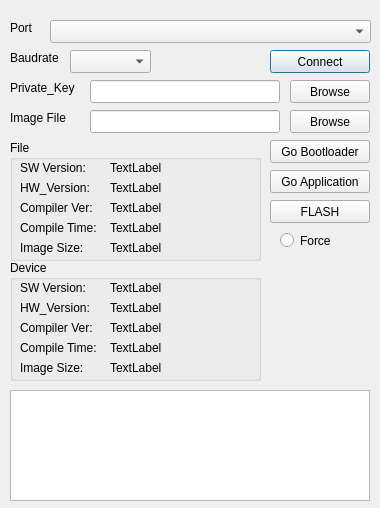
<?xml version="1.0" encoding="UTF-8"?>
<ui version="4.0">
 <class>Dialog</class>
 <widget class="QDialog" name="Dialog">
  <property name="enabled">
   <bool>true</bool>
  </property>
  <property name="geometry">
   <rect>
    <x>0</x>
    <y>0</y>
    <width>380</width>
    <height>508</height>
   </rect>
  </property>
  <property name="windowTitle">
   <string>AVR Sequre Flasher</string>
  </property>
  <property name="windowIcon">
   <iconset>
    <normaloff>avr.png</normaloff>avr.png</iconset>
  </property>
  <widget class="QComboBox" name="cb_port">
   <property name="geometry">
    <rect>
     <x>50</x>
     <y>20</y>
     <width>321</width>
     <height>23</height>
    </rect>
   </property>
  </widget>
  <widget class="QLabel" name="label">
   <property name="geometry">
    <rect>
     <x>10</x>
     <y>20</y>
     <width>30</width>
     <height>16</height>
    </rect>
   </property>
   <property name="text">
    <string>Port</string>
   </property>
  </widget>
  <widget class="QPushButton" name="btn_connect">
   <property name="geometry">
    <rect>
     <x>270</x>
     <y>50</y>
     <width>100</width>
     <height>23</height>
    </rect>
   </property>
   <property name="text">
    <string>Connect</string>
   </property>
  </widget>
  <widget class="QLabel" name="label_2">
   <property name="geometry">
    <rect>
     <x>10</x>
     <y>80</y>
     <width>80</width>
     <height>16</height>
    </rect>
   </property>
   <property name="text">
    <string>Private_Key</string>
   </property>
  </widget>
  <widget class="QLabel" name="label_3">
   <property name="geometry">
    <rect>
     <x>10</x>
     <y>110</y>
     <width>71</width>
     <height>16</height>
    </rect>
   </property>
   <property name="text">
    <string>Image File</string>
   </property>
  </widget>
  <widget class="QPushButton" name="btn_bootloader">
   <property name="geometry">
    <rect>
     <x>270</x>
     <y>140</y>
     <width>100</width>
     <height>23</height>
    </rect>
   </property>
   <property name="text">
    <string>Go Bootloader</string>
   </property>
  </widget>
  <widget class="QPushButton" name="btn_app">
   <property name="geometry">
    <rect>
     <x>270</x>
     <y>170</y>
     <width>100</width>
     <height>23</height>
    </rect>
   </property>
   <property name="text">
    <string>Go Application</string>
   </property>
  </widget>
  <widget class="QPushButton" name="btn_flash">
   <property name="geometry">
    <rect>
     <x>270</x>
     <y>200</y>
     <width>100</width>
     <height>23</height>
    </rect>
   </property>
   <property name="text">
    <string>FLASH</string>
   </property>
  </widget>
  <widget class="QRadioButton" name="radioButton">
   <property name="geometry">
    <rect>
     <x>280</x>
     <y>230</y>
     <width>99</width>
     <height>21</height>
    </rect>
   </property>
   <property name="text">
    <string>Force</string>
   </property>
  </widget>
  <widget class="QComboBox" name="cb_baudrate">
   <property name="geometry">
    <rect>
     <x>70</x>
     <y>50</y>
     <width>81</width>
     <height>23</height>
    </rect>
   </property>
  </widget>
  <widget class="QLabel" name="label_4">
   <property name="geometry">
    <rect>
     <x>10</x>
     <y>50</y>
     <width>61</width>
     <height>16</height>
    </rect>
   </property>
   <property name="frameShape">
    <enum>QFrame::NoFrame</enum>
   </property>
   <property name="text">
    <string>Baudrate</string>
   </property>
  </widget>
  <widget class="QGroupBox" name="gb_device">
   <property name="geometry">
    <rect>
     <x>10</x>
     <y>260</y>
     <width>251</width>
     <height>121</height>
    </rect>
   </property>
   <property name="title">
    <string>Device</string>
   </property>
   <widget class="QLabel" name="label_5">
    <property name="geometry">
     <rect>
      <x>10</x>
      <y>20</y>
      <width>91</width>
      <height>16</height>
     </rect>
    </property>
    <property name="text">
     <string>SW Version:</string>
    </property>
   </widget>
   <widget class="QLabel" name="label_6">
    <property name="geometry">
     <rect>
      <x>10</x>
      <y>40</y>
      <width>91</width>
      <height>16</height>
     </rect>
    </property>
    <property name="text">
     <string>HW_Version:</string>
    </property>
   </widget>
   <widget class="QLabel" name="label_7">
    <property name="geometry">
     <rect>
      <x>10</x>
      <y>60</y>
      <width>91</width>
      <height>16</height>
     </rect>
    </property>
    <property name="text">
     <string>Compiler Ver:</string>
    </property>
   </widget>
   <widget class="QLabel" name="label_8">
    <property name="geometry">
     <rect>
      <x>10</x>
      <y>80</y>
      <width>91</width>
      <height>16</height>
     </rect>
    </property>
    <property name="text">
     <string>Compile Time:</string>
    </property>
   </widget>
   <widget class="QLabel" name="lb_dev_sw">
    <property name="geometry">
     <rect>
      <x>100</x>
      <y>20</y>
      <width>100</width>
      <height>15</height>
     </rect>
    </property>
    <property name="text">
     <string>TextLabel</string>
    </property>
   </widget>
   <widget class="QLabel" name="lb_dev_hw">
    <property name="geometry">
     <rect>
      <x>100</x>
      <y>40</y>
      <width>100</width>
      <height>15</height>
     </rect>
    </property>
    <property name="text">
     <string>TextLabel</string>
    </property>
   </widget>
   <widget class="QLabel" name="lb_dev_compiler_ver">
    <property name="geometry">
     <rect>
      <x>100</x>
      <y>60</y>
      <width>100</width>
      <height>15</height>
     </rect>
    </property>
    <property name="text">
     <string>TextLabel</string>
    </property>
   </widget>
   <widget class="QLabel" name="lb_dev_compile_time">
    <property name="geometry">
     <rect>
      <x>100</x>
      <y>80</y>
      <width>141</width>
      <height>16</height>
     </rect>
    </property>
    <property name="text">
     <string>TextLabel</string>
    </property>
   </widget>
   <widget class="QLabel" name="label_9">
    <property name="geometry">
     <rect>
      <x>10</x>
      <y>100</y>
      <width>91</width>
      <height>16</height>
     </rect>
    </property>
    <property name="text">
     <string>Image Size:</string>
    </property>
   </widget>
   <widget class="QLabel" name="lb_dev_size">
    <property name="geometry">
     <rect>
      <x>100</x>
      <y>100</y>
      <width>100</width>
      <height>15</height>
     </rect>
    </property>
    <property name="text">
     <string>TextLabel</string>
    </property>
   </widget>
  </widget>
  <widget class="QGroupBox" name="gb_file">
   <property name="geometry">
    <rect>
     <x>10</x>
     <y>140</y>
     <width>251</width>
     <height>121</height>
    </rect>
   </property>
   <property name="title">
    <string>File</string>
   </property>
   <widget class="QLabel" name="label_20">
    <property name="geometry">
     <rect>
      <x>10</x>
      <y>80</y>
      <width>91</width>
      <height>16</height>
     </rect>
    </property>
    <property name="text">
     <string>Compile Time:</string>
    </property>
   </widget>
   <widget class="QLabel" name="label_13">
    <property name="geometry">
     <rect>
      <x>10</x>
      <y>60</y>
      <width>91</width>
      <height>16</height>
     </rect>
    </property>
    <property name="text">
     <string>Compiler Ver:</string>
    </property>
   </widget>
   <widget class="QLabel" name="label_14">
    <property name="geometry">
     <rect>
      <x>10</x>
      <y>20</y>
      <width>91</width>
      <height>16</height>
     </rect>
    </property>
    <property name="text">
     <string>SW Version:</string>
    </property>
   </widget>
   <widget class="QLabel" name="label_18">
    <property name="geometry">
     <rect>
      <x>10</x>
      <y>40</y>
      <width>91</width>
      <height>16</height>
     </rect>
    </property>
    <property name="text">
     <string>HW_Version:</string>
    </property>
   </widget>
   <widget class="QLabel" name="lb_file_sw">
    <property name="geometry">
     <rect>
      <x>100</x>
      <y>20</y>
      <width>100</width>
      <height>15</height>
     </rect>
    </property>
    <property name="text">
     <string>TextLabel</string>
    </property>
   </widget>
   <widget class="QLabel" name="lb_file_compile_time">
    <property name="geometry">
     <rect>
      <x>100</x>
      <y>80</y>
      <width>141</width>
      <height>16</height>
     </rect>
    </property>
    <property name="text">
     <string>TextLabel</string>
    </property>
   </widget>
   <widget class="QLabel" name="lb_file_hw">
    <property name="geometry">
     <rect>
      <x>100</x>
      <y>40</y>
      <width>100</width>
      <height>15</height>
     </rect>
    </property>
    <property name="text">
     <string>TextLabel</string>
    </property>
   </widget>
   <widget class="QLabel" name="lb_file_compiler_ver">
    <property name="geometry">
     <rect>
      <x>100</x>
      <y>60</y>
      <width>100</width>
      <height>15</height>
     </rect>
    </property>
    <property name="text">
     <string>TextLabel</string>
    </property>
   </widget>
   <widget class="QLabel" name="label_10">
    <property name="geometry">
     <rect>
      <x>10</x>
      <y>100</y>
      <width>91</width>
      <height>16</height>
     </rect>
    </property>
    <property name="text">
     <string>Image Size:</string>
    </property>
   </widget>
   <widget class="QLabel" name="lb_file_size">
    <property name="geometry">
     <rect>
      <x>100</x>
      <y>100</y>
      <width>100</width>
      <height>15</height>
     </rect>
    </property>
    <property name="text">
     <string>TextLabel</string>
    </property>
   </widget>
  </widget>
  <widget class="QLineEdit" name="ln_key">
   <property name="geometry">
    <rect>
     <x>90</x>
     <y>80</y>
     <width>190</width>
     <height>23</height>
    </rect>
   </property>
  </widget>
  <widget class="QPushButton" name="btn_key">
   <property name="geometry">
    <rect>
     <x>290</x>
     <y>80</y>
     <width>80</width>
     <height>23</height>
    </rect>
   </property>
   <property name="text">
    <string>Browse</string>
   </property>
   <property name="icon">
    <iconset>
     <normaloff>folder.png</normaloff>folder.png</iconset>
   </property>
  </widget>
  <widget class="QLineEdit" name="ln_img">
   <property name="geometry">
    <rect>
     <x>90</x>
     <y>110</y>
     <width>190</width>
     <height>23</height>
    </rect>
   </property>
  </widget>
  <widget class="QPushButton" name="btn_img">
   <property name="geometry">
    <rect>
     <x>290</x>
     <y>110</y>
     <width>80</width>
     <height>23</height>
    </rect>
   </property>
   <property name="text">
    <string>Browse</string>
   </property>
   <property name="icon">
    <iconset>
     <normaloff>folder.png</normaloff>folder.png</iconset>
   </property>
  </widget>
  <widget class="QTextEdit" name="tx_log">
   <property name="geometry">
    <rect>
     <x>10</x>
     <y>390</y>
     <width>360</width>
     <height>111</height>
    </rect>
   </property>
  </widget>
 </widget>
 <resources/>
 <connections/>
</ui>
